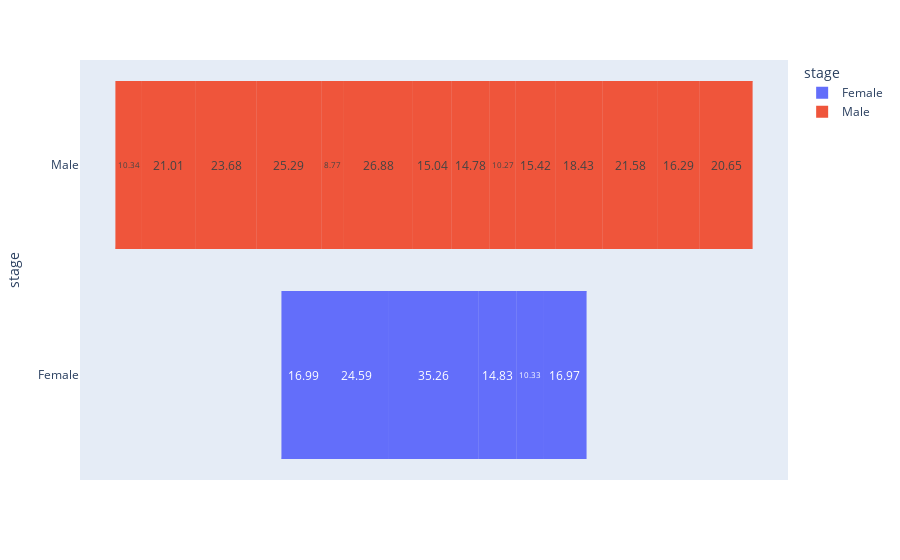

The code cell stored with this chart in its notebook:
### Code cell
data = dict(
    number=heart['total_bill'],
    stage=heart['sex'])
fig = ply.funnel(data, x='number', y='stage',color='stage')
fig.show()

### Figure 1 — Plotly figure (JSON) as saved in the notebook; plotly's stock layout.template omitted (floating-point values rounded to 4 significant figures)
{"data": [{"hovertemplate": "stage=%{y}<br>number=%{x}<extra></extra>", "legendgroup": "Female", "marker": {"color": "#636efa"}, "name": "Female", "orientation": "h", "showlegend": true, "type": "funnel", "x": [16.99, 24.59, 35.26, 14.83, 10.33, 16.97], "xaxis": "x", "y": ["Female", "Female", "Female", "Female", "Female", "Female"], "yaxis": "y"}, {"hovertemplate": "stage=%{y}<br>number=%{x}<extra></extra>", "legendgroup": "Male", "marker": {"color": "#EF553B"}, "name": "Male", "orientation": "h", "showlegend": true, "type": "funnel", "x": [10.34, 21.01, 23.68, 25.29, 8.77, 26.88, 15.04, 14.78, 10.27, 15.42, 18.43, 21.58, 16.29, 20.65], "xaxis": "x", "y": ["Male", "Male", "Male", "Male", "Male", "Male", "Male", "Male", "Male", "Male", "Male", "Male", "Male", "Male"], "yaxis": "y"}], "layout": {"legend": {"title": {"text": "stage"}, "tracegroupgap": 0}, "margin": {"t": 60}, "xaxis": {"anchor": "y", "domain": [0, 1], "title": {"text": "number"}}, "yaxis": {"anchor": "x", "categoryarray": ["Male", "Female"], "categoryorder": "array", "domain": [0, 1], "title": {"text": "stage"}}}}
